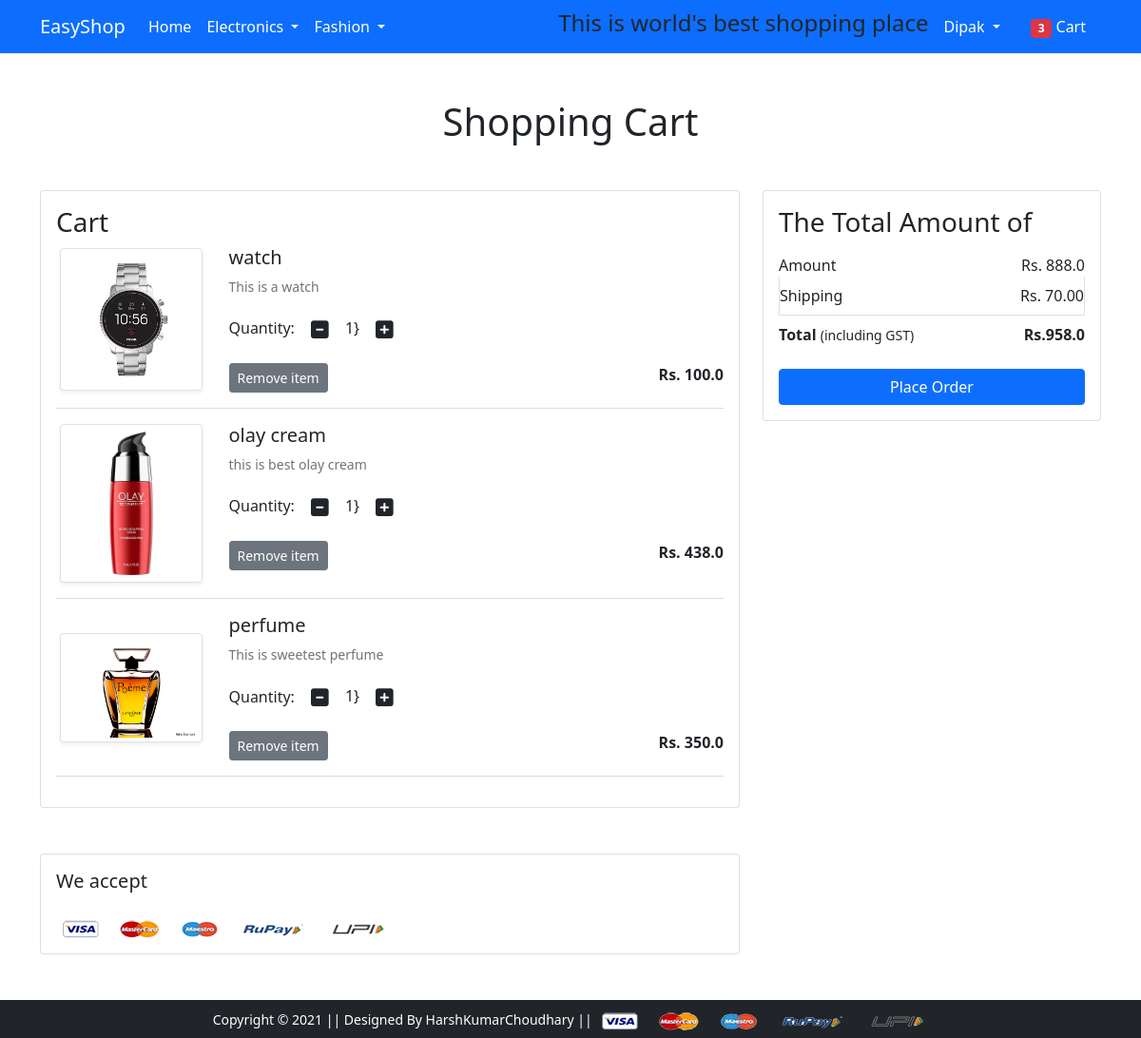
The app's page /cart/ (signed in) with its own data.
### app/models.py (models this page shows, shortened)
class cart(models.Model):
    buyer = models.ForeignKey("buyer",on_delete=models.CASCADE)
    product = models.ForeignKey("product",on_delete=models.CASCADE)
    quantity = models.PositiveIntegerField(default=1)

class product(models.Model):
    title = models.CharField(max_length=50)
    description = models.TextField()
    image = models.ImageField(upload_to="productimg",null=True)
    selling_price = models.FloatField()
    discount_price = models.FloatField()
    Quantity = models.IntegerField()
    category = models.ForeignKey("category",on_delete=models.CASCADE,null=True)
    seller = models.ForeignKey("seller",on_delete = models.CASCADE,null =True)

### app/views.py (the view)
# urls.py: path('cart/', views.show_cart, name='showcart'),
@login_required
def show_cart(request):
    totalitem=0
    if request.user.is_authenticated:
        totalitem = len(cart.objects.filter(buyer=buyer.objects.get(user=request.user)))
    if request.user.is_authenticated:
        buy_person= buyer.objects.get(user=request.user)
        carts=cart.objects.filter(buyer=buy_person)
        shippint_amt = 70.0
        total_amount=0.0
        amount = 0
        cart_product=[p for p in cart.objects.all() if p.buyer==buy_person]
        if cart_product:
            for p in cart_product:
                temp_amt = (p.quantity*p.product.discount_price)
                amount+=temp_amt
            total_amount=amount+shippint_amt
            return render(request, 'app/addtocart.html',{'carts':carts,'total_amount':total_amount,'amount':amount,'total':totalitem})
        else:
            return render(request,'app/emptycart.html',{'total':totalitem})

### app/templates/app/addtocart.html (shortened to what this page needs)
{% extends 'app/base.html' %}
{% load static %}
{% block main-content %}
<div class="container my-5">
 <div class="row">
  <h1 class="text-center mb-5">Shopping Cart</h1>
  <div class="col-sm-8">
  <div class="card">
   <div class="card-body">
    <h3>Cart</h3>
    {% for cart in carts %}
    <div class="row">
     <div class="col-sm-3 text-center align-self-center"><img src=" {{cart.product.image.url}} " alt="" srcset="" class="img-fluid img-thumbnail shadow-sm" height="150" width="150"> </div>
     <div class="col-sm-9">
      <div>
       <h5>{{cart.product.title}}</h5>
       <p class="mb-2 text-muted small">{{cart.product.description}}</p>
       <div class="my-3">
        <label for="quantity">Quantity:</label>
        <a class="minus-cart btn" pid="{{cart.product.id}}"><i class="fas fa-minus-square fa-lg"></i></a>
          <span id="quantity">{{cart.quantity}}}</span>
        <a class="plus-cart btn" pid="{{cart.product.id}}"><i class="fas fa-plus-square fa-lg"></i></a>
       </div>
       <div class="d-flex justify-content-between">
        <a href="#" class="btn btn-sm btn-secondary mr-3 remove-cart" pid="{{cart.product.id}}">Remove item </a>
        <p class="mb-0"><span><strong>Rs. {{cart.product.discount_price}}</strong></span></p>
       </div>
      </div>
     </div>
    </div>
    <hr class="text-muted">
    {% endfor %}
   </div>
   </div>
  </div>
  <div class="col-sm-4">
   <div class="card">
    <div class="card-body">
      <h3>The Total Amount of</h3>
      <ul class="list-group">
       <li class="list-group-item d-flex justify-content-between align-items-center border-0 px-0 pb-0">Amount<span>Rs. <span id="amount">{{amount}}</span></span></li>
       <li class="list-group-item d-flex justify-content-between align-items-center px-0">Shipping<span>Rs. 70.00</span></li>
       <li class="list-group-item d-flex justify-content-between align-items-center border-0 px-0 mb-3">
        <div>
           <strong>Total</strong> <small>(including GST)</small>
         </div>
         <span><strong>Rs.<strong id="total_amount">{{total_amount}}</strong></strong></span>
       </li>
      </ul>
      <div class="d-grid"><a href="{% url 'app:checkout' %}" class="btn btn-primary">Place Order</a></div>
    </div>
   </div>
  </div>
 </div>
</div>
<div class="container">
 <div class="row">
  <div class="col-sm-8">
   <div class="card">
    <div class="card-body">
      <h5 class="mb-4">We accept</h5>
      <img src="{% static 'app/images/payment.png' %}" alt="" class="img-fluid">
    </div>
  </div>
  </div>
 </div>
</div>
{% endblock main-content %}

### app/templates/app/base.html (shortened to what this page needs)
<!doctype html>
{% load static %}
<html lang="en">
  <head>
    <link href="https://cdn.jsdelivr.net/npm/bootstrap@5.0.0-beta1/dist/css/bootstrap.min.css" rel="stylesheet">
    <link rel="stylesheet" href="{% static 'app/css/owl.carousel.min.css' %}">
    <link rel="stylesheet" href="{% static 'app/css/all.min.css' %}">
    <link rel="stylesheet" href="{% static 'app/css/style.css' %}">
  </head>
  <body>
    <nav class="navbar navbar-expand-lg navbar-dark bg-primary">
     <div class="container">
       <a class="navbar-brand" href="/">EasyShop</a>
       <div class="collapse navbar-collapse" id="navbarSupportedContent">
         <ul class="navbar-nav me-auto mb-2 mb-lg-0">
           <li class="nav-item">
             <a class="nav-link active" aria-current="page" href="/buyers">Home</a>
           </li>
           <li class="nav-item dropdown">
             <a class="nav-link dropdown-toggle text-white" href="#" id="electronicsDropdown" role="button" data-bs-toggle="dropdown" aria-expanded="false">
               Electronics
             </a>
           </li>
           <li class="nav-item dropdown">
             <a class="nav-link dropdown-toggle text-white" href="#" id="fashionDropdown" role="button" data-bs-toggle="dropdown" aria-expanded="false">
               Fashion
             </a>
           </li>
         </ul>
         <h4 style=" text-color:red">This is world's best shopping place</h4>
         <div>
          <ul class="navbar-nav me-auto mb-2 mb-lg-0">
          {% if request.user.is_authenticated %}
           <li class="nav-item dropdown mx-2">
              <a class="nav-link dropdown-toggle text-white" href="#" id="profileDropdown" role="button" data-bs-toggle="dropdown" aria-expanded="false">
              <span class="text-capitalize">{{request.user}}</span>
              </a>
            </li>
            <li class="nav-item mx-2">
             <a href="{% url 'app:showcart' %}" class="nav-link text-white"><span class="badge bg-danger">{{total}}</span> Cart </a>
            </li>
            {% endif %}
          </ul>
         </div>
       </div>
     </div>
    </nav>
    {% block main-content %} {% endblock main-content %}
    <footer class="container-fluid bg-dark text-center p-2 mt-5">
        <small class="text-white">Copyright &copy; 2021 || Designed By HarshKumarChoudhary || </small>
        <img src="{% static 'app/images/payment.png' %}" alt="" srcset="" class="img-fluid" height="2px">
    </footer>
  </body>
</html>

### records on screen
cart: product.image (picture), product "watch", product.description "This is a watch", quantity "1", product.discount_price "100.0"
cart: product.image (picture), product "olay cream", product.description "this is best olay cream", quantity "1", product.discount_price "438.0"
cart: product.image (picture), product "perfume", product.description "This is sweetest perfume", quantity "1", product.discount_price "350.0"

### other values on screen
{{ request.user }} "Dipak"
{{ total }} "3"
{{ amount }} "888.0"
{{ total_amount }} "958.0"
